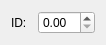
<?xml version="1.0" encoding="UTF-8"?>
<ui version="4.0">
 <class>LabeledDoubleSpinBox</class>
 <widget class="QWidget" name="LabeledDoubleSpinBox">
  <property name="geometry">
   <rect>
    <x>0</x>
    <y>0</y>
    <width>106</width>
    <height>38</height>
   </rect>
  </property>
  <property name="windowTitle">
   <string>Form</string>
  </property>
  <layout class="QHBoxLayout" name="horizontalLayout">
   <item>
    <widget class="QLabel" name="label">
     <property name="text">
      <string>ID:</string>
     </property>
     <property name="buddy">
      <cstring>doubleSpinBox</cstring>
     </property>
    </widget>
   </item>
   <item>
    <widget class="QDoubleSpinBox" name="doubleSpinBox"/>
   </item>
  </layout>
 </widget>
 <resources/>
 <connections/>
</ui>
